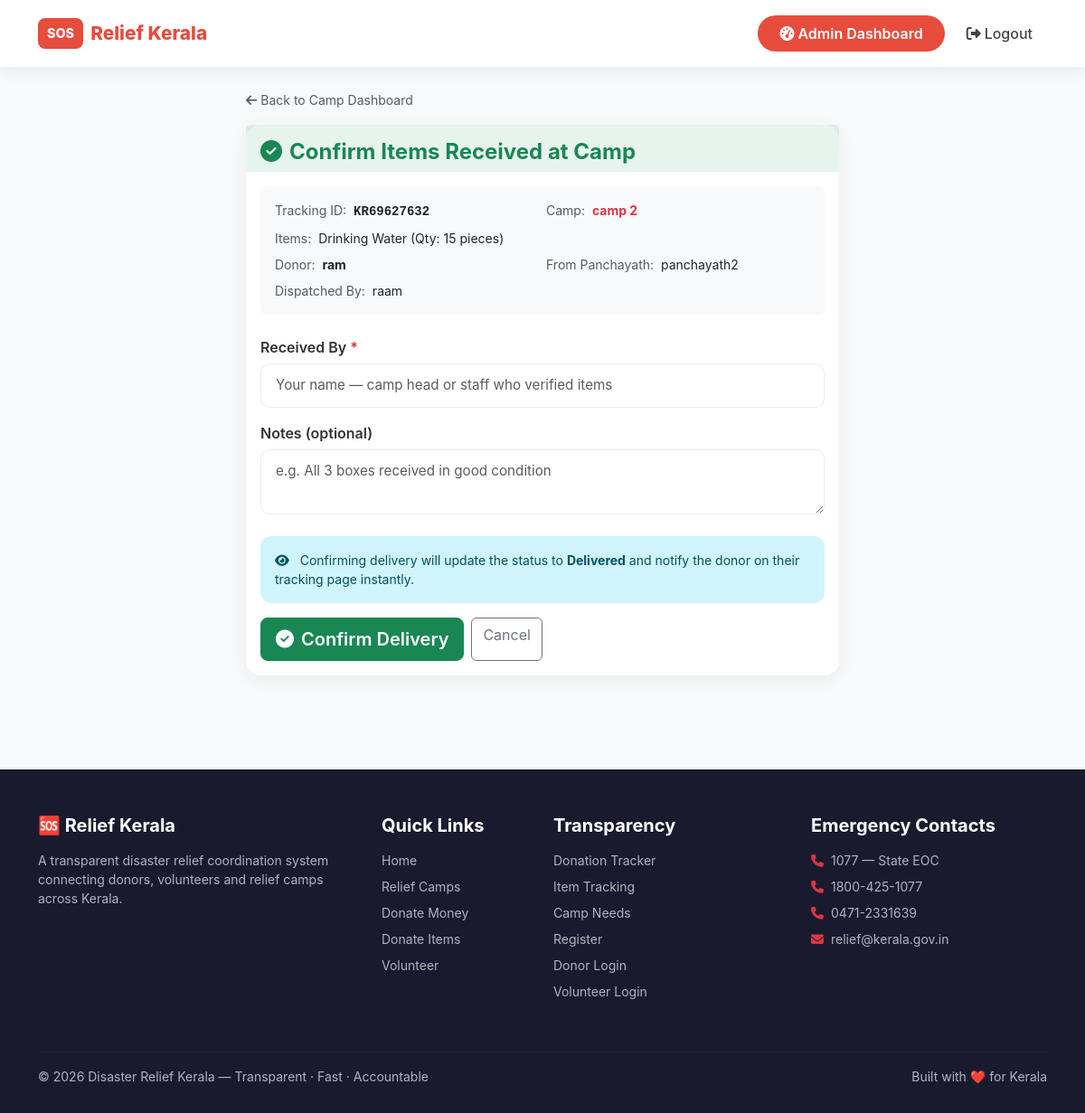
The app's page /donate/camp-confirm/10/ (signed in) with its own data.
### donations/models.py (models this page shows, shortened)
class ItemDonation(models.Model):
    donor = models.ForeignKey(
        settings.AUTH_USER_MODEL,
        on_delete=models.SET_NULL,
        null=True, blank=True
    )
    donor_name    = models.CharField(max_length=100)
    donor_phone   = models.CharField(max_length=15)
    item_name     = models.CharField(max_length=200)
    quantity      = models.PositiveIntegerField(default=1)
    unit          = models.CharField(max_length=50, blank=True)
    camp          = models.ForeignKey(Camp, on_delete=models.SET_NULL, null=True, blank=True)
    created_at    = models.DateTimeField(auto_now_add=True)
    delivery_status    = models.CharField(max_length=20, choices=DELIVERY_STATUS_CHOICES, default='registered')
    panchayath_name    = models.CharField(max_length=150, blank=True)
    panchayath_address = models.TextField(blank=True)
    dispatched_by      = models.CharField(max_length=150, blank=True)
    dispatched_at      = models.DateTimeField(null=True, blank=True)
    received_by        = models.CharField(max_length=150, blank=True)
    received_at        = models.DateTimeField(null=True, blank=True)
    delivery_notes     = models.TextField(blank=True)
    tracking_id        = models.CharField(max_length=20, blank=True)
    panchayath = models.ForeignKey(
        'accounts.CustomUser',
        on_delete=models.SET_NULL,
        null=True, blank=True,
        limit_choices_to={'role': 'panchayath_staff'},
        related_name='assigned_donations',
    )

### camps/models.py (models this page shows, shortened)
class Camp(models.Model):
    STATUS_CHOICES = [
        ('pending',  'Pending'),
        ('verified', 'Verified'),
        ('approved', 'Approved'),
    ]
    name           = models.CharField(max_length=200)
    location       = models.CharField(max_length=300)
    district       = models.CharField(max_length=100, choices=KERALA_DISTRICTS, default='Kozhikode')
    people_count   = models.PositiveIntegerField(default=0)
    contact_person = models.CharField(max_length=100)
    contact_phone  = models.CharField(max_length=10)
    status         = models.CharField(max_length=20, choices=STATUS_CHOICES, default='pending')
    created_by = models.ForeignKey(
        settings.AUTH_USER_MODEL,
        on_delete=models.SET_NULL,
        null=True, blank=True,
        related_name='created_camps'
    )
    panchayath = models.ForeignKey(
        'accounts.CustomUser',
        on_delete=models.SET_NULL,
        null=True, blank=True,
        limit_choices_to={'role': 'panchayath_staff'},
        related_name='managed_camps',
        help_text='Panchayath officer responsible for verifying needs at this camp',
    )
    is_active  = models.BooleanField(default=True)
    created_at = models.DateTimeField(auto_now_add=True)
    updated_at = models.DateTimeField(auto_now=True)

### accounts/models.py (models this page shows, shortened)
class CustomUser(AbstractUser):
    ROLE_CHOICES = [
        ('donor',              'Donor'),
        ('volunteer',          'Volunteer'),
        ('admin',              'Admin'),
        ('panchayath_staff',   'Panchayath Officer'),
        ('field_officer',      'Field Officer'),
        ('district_officer',   'District Officer'),
        ('camp_head',          'Camp Head'),
    ]
    role           = models.CharField(max_length=20, choices=ROLE_CHOICES, default='donor')
    phone          = models.CharField(max_length=15, blank=True)
    panchayath_name = models.CharField(max_length=200, blank=True)
    district        = models.CharField(max_length=50, choices=KERALA_DISTRICTS, blank=True)
    office_address  = models.TextField(blank=True)
    contact_person  = models.CharField(max_length=100, blank=True)
    camp = models.ForeignKey(
        'camps.Camp',
        on_delete=models.SET_NULL,
        null=True, blank=True,
        related_name='camp_heads'
    )
    employee_id = models.CharField(max_length=50, blank=True)
    id_proof    = models.FileField(upload_to='id_proofs/', blank=True, null=True)
    is_approved = models.BooleanField(default=True)
    approved_by_panchayath    = models.BooleanField(default=False)
    approved_by_field_officer = models.BooleanField(default=False)

### donations/views.py (the view, shortened to what this page needs)
# urls.py: path('camp-confirm/<int:donation_id>/', views.camp_confirm_delivery, name='camp_confirm_delivery'),
@login_required
def camp_confirm_delivery(request, donation_id):
    if request.user.role not in ('camp_head', 'admin'):
        messages.error(request, "Access denied.")
        return redirect('home')
    donation = get_object_or_404(ItemDonation, id=donation_id)
    return render(request, 'donations/camp_confirm_delivery.html', {'donation': donation})

### templates/donations/camp_confirm_delivery.html (shortened to what this page needs)
{% extends 'base.html' %}
{% block content %}
<div class="container py-4" style="max-width:680px">
  <a href="{% url 'camp_head_dashboard' %}" class="text-muted text-decoration-none small">
    <i class="fas fa-arrow-left me-1"></i>Back to Camp Dashboard
  </a>
  <div class="card border-0 shadow-sm mt-3">
    <div class="card-header bg-success bg-opacity-10 border-0 pt-3">
      <h4 class="fw-bold mb-0 text-success">
        <i class="fas fa-check-circle me-2"></i>Confirm Items Received at Camp
      </h4>
    </div>
    <div class="card-body">
      <div class="bg-light rounded p-3 mb-4 small">
        <div class="row g-2">
          <div class="col-6">
            <span class="text-muted">Tracking ID:</span>
            <strong class="ms-1 font-monospace">{{ donation.tracking_id }}</strong>
          </div>
          <div class="col-6">
            <span class="text-muted">Camp:</span>
            <strong class="ms-1 text-danger">{{ donation.camp.name }}</strong>
          </div>
          <div class="col-12">
            <span class="text-muted">Items:</span>
            <span class="ms-1">{{ donation.item_name }}
              (Qty: {{ donation.quantity }} {{ donation.unit }})</span>
          </div>
          <div class="col-6">
            <span class="text-muted">Donor:</span>
            <strong class="ms-1">{{ donation.donor_name }}</strong>
          </div>
          <div class="col-6">
            <span class="text-muted">From Panchayath:</span>
            <span class="ms-1">
              {% if donation.panchayath %}
                {{ donation.panchayath.panchayath_name }}
              {% else %}—{% endif %}
            </span>
          </div>
          {% if donation.dispatched_by %}
          <div class="col-12">
            <span class="text-muted">Dispatched By:</span>
            <span class="ms-1">{{ donation.dispatched_by }}</span>
          </div>
          {% endif %}
        </div>
      </div>
      <form method="post">
        <div class="mb-3">
          <label class="form-label fw-semibold">
            Received By <span class="text-danger">*</span>
          </label>
          <input type="text" name="received_by" class="form-control form-control-lg"
                 placeholder="Your name — camp head or staff who verified items"
                 required>
        </div>
        <div class="mb-4">
          <label class="form-label fw-semibold">Notes (optional)</label>
          <textarea name="notes" class="form-control" rows="2"
                    placeholder="e.g. All 3 boxes received in good condition"></textarea>
        </div>
        <div class="alert alert-info border-0 small">
          <i class="fas fa-eye me-2"></i>
          Confirming delivery will update the status to
          <strong>Delivered</strong> and notify the donor on their
          tracking page instantly.
        </div>
        <div class="d-flex gap-2">
          <button type="submit" class="btn btn-success fw-semibold btn-lg">
            <i class="fas fa-check-circle me-2"></i>Confirm Delivery
          </button>
          <a href="{% url 'camp_head_dashboard' %}"
             class="btn btn-outline-secondary">Cancel</a>
        </div>
      </form>
    </div>
  </div>
</div>
{% endblock %}

### templates/base.html (style rules this page uses)
* { font-family: -apple-system, BlinkMacSystemFont, 'Segoe UI', Roboto, sans-serif; }
body { background: #f8f9fa; }
.card { border: none !important; border-radius: 16px !important; box-shadow: 0 4px 20px rgba(0,0,0,0.06) !important; transition: transform 0.3s, box-shadow 0.3s; }
.form-control, .form-select { border-radius: 10px; border: 1.5px solid #e9ecef; padding: 12px 16px; font-size: 0.95rem; transition: border-color 0.2s; }
.form-label { font-weight: 600; color: #333; margin-bottom: 6px; }
.alert { border-radius: 12px; border: none; }

### records on screen
ItemDonation: tracking_id "KR69627632", camp.name "camp 2", item_name "Drinking Water", quantity "15", unit "pieces", donor_name "ram", panchayath.panchayath_name "panchayath2", dispatched_by "raam"
